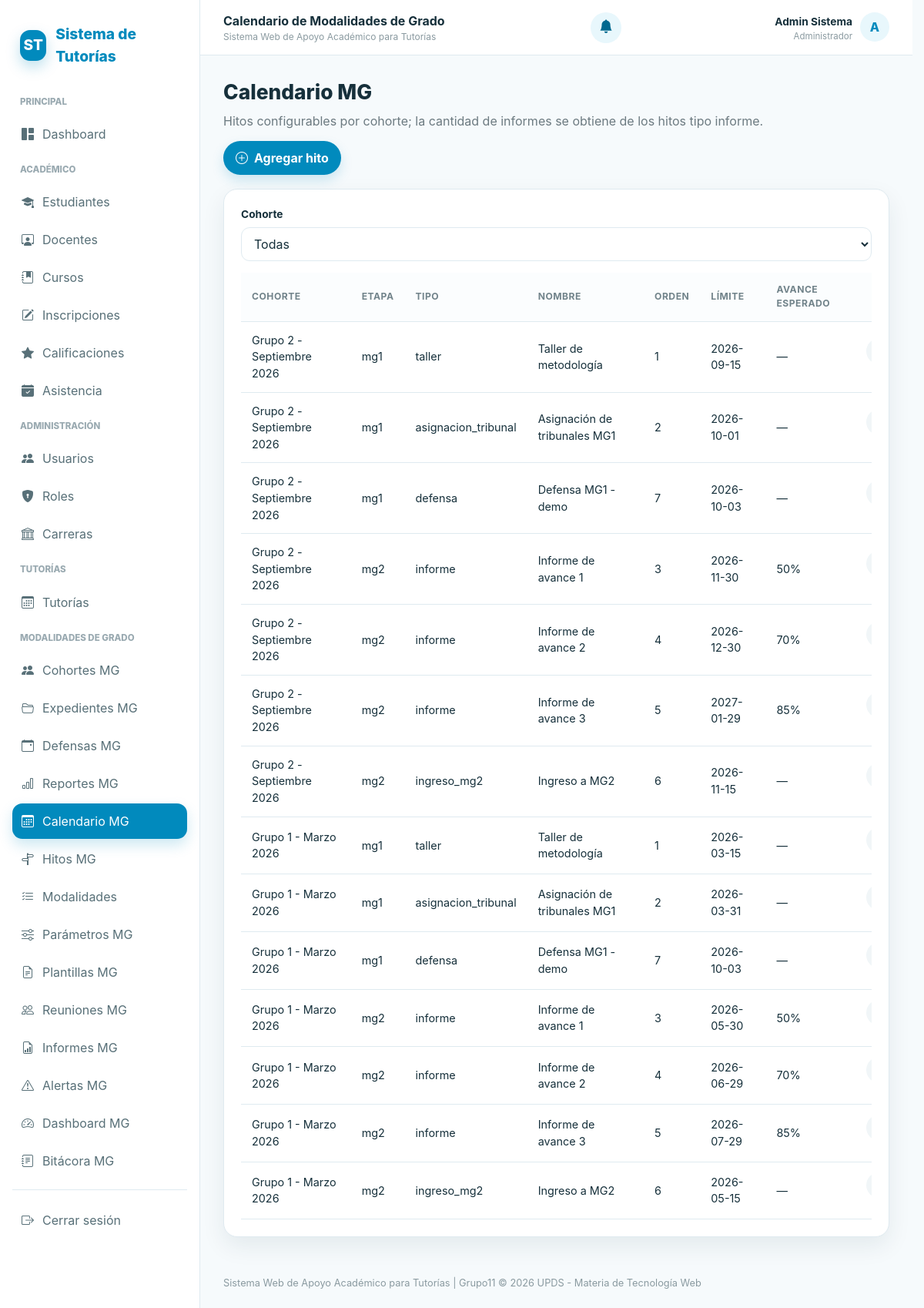
The page /controllers/mg_calendario.php?accion=listar (signed in) on the database its author committed.
### tables this page shows
CREATE TABLE IF NOT EXISTS calendario_mg (
    id_hito INT AUTO_INCREMENT PRIMARY KEY,
    id_cohorte INT NOT NULL,
    etapa ENUM('previa','mg1','mg2') NOT NULL,
    tipo ENUM('taller','asignacion_tutor','asignacion_tribunal','informe','defensa','ingreso_mg2','otro') NOT NULL,
    nombre VARCHAR(180) NOT NULL,
    orden INT NOT NULL DEFAULT 1,
    fecha_limite DATE NULL,
    avance_esperado_pct TINYINT UNSIGNED NULL,
    CONSTRAINT fk_calendario_mg_cohorte
        FOREIGN KEY (id_cohorte) REFERENCES cohortes_mg(id_cohorte) ON DELETE CASCADE,
    CONSTRAINT chk_calendario_mg_avance CHECK (avance_esperado_pct IS NULL OR avance_esperado_pct BETWEEN 0 AND 100)
);

CREATE TABLE IF NOT EXISTS cohortes_mg (
    id_cohorte INT AUTO_INCREMENT PRIMARY KEY,
    codigo VARCHAR(40) NOT NULL UNIQUE,
    nombre VARCHAR(150) NOT NULL,
    fecha_inicio DATE NOT NULL,
    fecha_fin DATE NULL,
    activa TINYINT(1) NOT NULL DEFAULT 1
);

### controllers/mg_calendario.php (called while the page is built, shortened)
<?php
require_once __DIR__ . '/../config/conexion.php';
require_once __DIR__ . '/../includes/seguridad.php';
require_once __DIR__ . '/../includes/permisos.php';
require_once __DIR__ . '/../models/MgCalendarioModel.php';
require_once __DIR__ . '/../models/MgCohorteModel.php';
$model = new MgCalendarioModel($pdo);
$cohorteModel = new MgCohorteModel($pdo);
$idCohorte = isset($_GET['id_cohorte']) && $_GET['id_cohorte'] !== '' ? (int)$_GET['id_cohorte'] : null;
$hitos = $model->listar($idCohorte);
$cohortes = $cohorteModel->listarActivas();
$puedeEditar = tiene_permiso('mg.calendario.editar');
require __DIR__ . '/../views/mg/calendario/index.php';

### includes/seguridad.php (called while the page is built, shortened)
<?php
function e($v): string { return htmlspecialchars((string) $v, ENT_QUOTES, 'UTF-8'); }
function user_role(): string { return $_SESSION['rol'] ?? ''; }

### includes/permisos.php (called while the page is built, shortened)
<?php
require_once __DIR__ . '/seguridad.php';
function tiene_permiso(string $permiso): bool
{
    $rol = user_role();
    return in_array($permiso, permisos_mg_por_rol()[$rol] ?? [], true);
}

### models/MgCohorteModel.php (called while the page is built, shortened)
<?php
class MgCohorteModel
{
    public function listarActivas(): array
    {
        return $this->pdo->query('SELECT * FROM cohortes_mg WHERE activa = 1 ORDER BY fecha_inicio DESC')->fetchAll();
    }
}

### models/MgCalendarioModel.php (called while the page is built, shortened)
<?php
class MgCalendarioModel
{
    public function listar(?int $idCohorte = null): array
    {
        $sql = 'SELECT k.*, c.nombre AS cohorte_nombre FROM calendario_mg k JOIN cohortes_mg c ON c.id_cohorte = k.id_cohorte';
        $params = [];
        $sql .= ' ORDER BY c.fecha_inicio DESC, k.etapa, k.orden, k.fecha_limite, k.id_hito';
        $stmt = $this->pdo->prepare($sql);
        $stmt->execute($params);
        return $stmt->fetchAll();
    }
}

### views/mg/calendario/index.php (the view, shortened to what this page needs)
<?php require __DIR__ . '/../../layouts/header.php'; ?>
<div class="toolbar">
<div><h1 class="page-title">Calendario MG</h1><p class="subtitle">Hitos configurables por cohorte; la cantidad de informes se obtiene de los hitos tipo informe.</p></div>
<?php if ($puedeEditar && $cohortes): ?><button type="button" class="btn btn-primary" data-open-modal="#modal-nuevo-hito"><i class="bi bi-plus-circle" aria-hidden="true"></i> Agregar hito</button><?php endif; ?>
</div>
<div class="card"><div class="card-body">
<form method="get" class="filter-form"><div class="form-group"><label class="form-label">Cohorte</label><select name="id_cohorte" onchange="this.form.submit()"><option value="">Todas</option></select></div></form>
<div class="table-wrap"><table class="table"><thead><tr><th>Cohorte</th><th>Etapa</th><th>Tipo</th><th>Nombre</th><th>Orden</th><th>Límite</th><th>Avance esperado</th><th></th></tr></thead><tbody>
<?php foreach ($hitos as $h): ?><tr><td><?= e($h['cohorte_nombre']) ?></td><td><?= e($h['etapa']) ?></td><td><?= e($h['tipo']) ?></td><td><?= e($h['nombre']) ?></td><td><?= (int)$h['orden'] ?></td><td><?= e($h['fecha_limite'] ?? '') ?></td><td><?= $h['avance_esperado_pct'] === null ? '—' : (int)$h['avance_esperado_pct'].'%' ?></td><td><?php if ($puedeEditar): ?><form method="post" action="/controllers/mg_calendario.php?accion=eliminar" class="inline-form"><input type="hidden" name="csrf" value="<?= e(csrf_token()) ?>"><input type="hidden" name="id_hito" value="<?= (int)$h['id_hito'] ?>"><button class="btn btn-light btn-sm" type="submit" data-confirm="¿Eliminar este hito del calendario MG?">Eliminar</button></form><?php endif; ?></td></tr><?php endforeach; ?>
<?php if (!$hitos): ?><tr><td colspan="8" class="empty compact">No hay hitos cargados para el filtro seleccionado.</td></tr><?php endif; ?></tbody></table></div></div></div>
<?php require __DIR__ . '/../../layouts/footer.php'; ?>

### assets/css/style.css (style rules this page uses)
:root { --primary: #018abd; --primary-dark: #01698f; --primary-light: #e8f7fc; --primary-soft: #f1fbfe; --text: #16303b; --muted: #6c7a80; --bg: #f6fafc; --card: #ffffff; --border: #dfeaf0; --success: #18824a; --success-bg: #eaf8f0; --warning: #956f00; --warning-bg: #fff7df; --danger: #bd3c49; --danger-bg: #ffecee; --shadow: 0 12px 30px rgba(0, 45, 65, 0.08); --shadow-hover: 0 12px 28px rgba(1, 138, 189, 0.18); --radius: 18px; --pill: 999px; }
* { box-sizing: border-box; }
html { scroll-behavior: smooth; }
body { margin: 0; font-family: Inter, system-ui, -apple-system, BlinkMacSystemFont, "Segoe UI", sans-serif; background: var(--bg); color: var(--text); line-height: 1.5; }
button, input, select, textarea { font: inherit; }
button, a, input, select, textarea { -webkit-tap-highlight-color: transparent; }
.page-title { font-size: 1.65rem; font-weight: 800; margin: 0; }
.subtitle { color: var(--muted); margin: 5px 0 0; }
.toolbar { display: flex; gap: 14px; justify-content: space-between; align-items: center; flex-wrap: wrap; margin-bottom: 18px; }
.card { background: var(--card); border: 1px solid var(--border); border-radius: var(--radius); box-shadow: var(--shadow); }
.card-body { padding: 22px; }
.btn { border: 0; border-radius: var(--pill); padding: 10px 16px; font-weight: 700; cursor: pointer; display: inline-flex; align-items: center; justify-content: center; gap: 8px; transition: transform 0.2s ease, box-shadow 0.2s ease, background 0.2s ease, color 0.2s ease; }
.btn-primary { background: var(--primary); color: #ffffff; box-shadow: 0 7px 16px rgba(1, 138, 189, 0.18); }
.btn-light { background: #f1f6f8; color: #37545e; }
.btn-sm { padding: 7px 11px; font-size: 0.82rem; }
input, select, textarea { width: 100%; border: 1px solid var(--border); border-radius: 11px; padding: 10px 12px; background: #ffffff; color: var(--text); outline: none; transition: border-color 0.2s ease, box-shadow 0.2s ease; }
.form-group { margin-bottom: 15px; }
.form-label { display: block; font-size: 0.86rem; font-weight: 700; margin-bottom: 7px; }
.table-wrap { overflow-x: auto; }
.table { width: 100%; border-collapse: collapse; min-width: 900px; }
.table th, .table td { padding: 13px 14px; border-bottom: 1px solid var(--border); text-align: left; font-size: 0.9rem; vertical-align: middle; }
.table th { font-size: 0.76rem; text-transform: uppercase; letter-spacing: 0.04em; color: #71838a; background: #fbfdfe; }
html { scrollbar-gutter: stable; }
.inline-form { display: flex; gap: 8px; align-items: center; margin-bottom: 14px; }

### rows shown on the page
calendario_mg: id_cohorte.nombre "Grupo 2 - Septiembre 2026", etapa "mg1", tipo "taller", nombre "Taller de metodología", orden "1", fecha_limite "2026-09-15"
calendario_mg: id_cohorte.nombre "Grupo 2 - Septiembre 2026", etapa "mg1", tipo "asignacion_tribunal", nombre "Asignación de tribunales MG1", orden "2", fecha_limite "2026-10-01"
calendario_mg: id_cohorte.nombre "Grupo 2 - Septiembre 2026", etapa "mg1", tipo "defensa", nombre "Defensa MG1 - demo", orden "7", fecha_limite "2026-10-03"
calendario_mg: id_cohorte.nombre "Grupo 2 - Septiembre 2026", etapa "mg2", tipo "informe", nombre "Informe de avance 1", orden "3", fecha_limite "2026-11-30", avance_esperado_pct "50"
calendario_mg: id_cohorte.nombre "Grupo 2 - Septiembre 2026", etapa "mg2", tipo "informe", nombre "Informe de avance 2", orden "4", fecha_limite "2026-12-30", avance_esperado_pct "70"
calendario_mg: id_cohorte.nombre "Grupo 2 - Septiembre 2026", etapa "mg2", tipo "informe", nombre "Informe de avance 3", orden "5", fecha_limite "2027-01-29", avance_esperado_pct "85"
calendario_mg: id_cohorte.nombre "Grupo 2 - Septiembre 2026", etapa "mg2", tipo "ingreso_mg2", nombre "Ingreso a MG2", orden "6", fecha_limite "2026-11-15"
calendario_mg: id_cohorte.nombre "Grupo 1 - Marzo 2026", etapa "mg1", tipo "taller", nombre "Taller de metodología", orden "1", fecha_limite "2026-03-15"
calendario_mg: id_cohorte.nombre "Grupo 1 - Marzo 2026", etapa "mg1", tipo "asignacion_tribunal", nombre "Asignación de tribunales MG1", orden "2", fecha_limite "2026-03-31"
calendario_mg: id_cohorte.nombre "Grupo 1 - Marzo 2026", etapa "mg1", tipo "defensa", nombre "Defensa MG1 - demo", orden "7", fecha_limite "2026-10-03"
calendario_mg: id_cohorte.nombre "Grupo 1 - Marzo 2026", etapa "mg2", tipo "informe", nombre "Informe de avance 1", orden "3", fecha_limite "2026-05-30", avance_esperado_pct "50"
calendario_mg: id_cohorte.nombre "Grupo 1 - Marzo 2026", etapa "mg2", tipo "informe", nombre "Informe de avance 2", orden "4", fecha_limite "2026-06-29", avance_esperado_pct "70"
calendario_mg: id_cohorte.nombre "Grupo 1 - Marzo 2026", etapa "mg2", tipo "informe", nombre "Informe de avance 3", orden "5", fecha_limite "2026-07-29", avance_esperado_pct "85"
calendario_mg: id_cohorte.nombre "Grupo 1 - Marzo 2026", etapa "mg2", tipo "ingreso_mg2", nombre "Ingreso a MG2", orden "6", fecha_limite "2026-05-15"

### other values the page prints
$tituloPagina "Calendario de Modalidades de Grado"
$nombreUsuario "Admin Sistema"
$rolVisible "Administrador"
$inicialUsuario "A"
